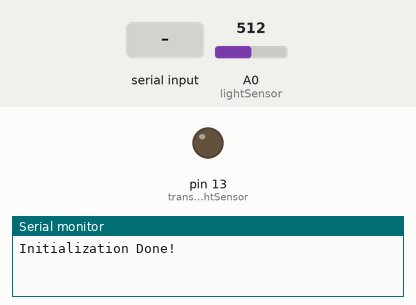
This sketch was run on a simulated Arduino Uno, built with avr-gcc and run on an emulated ATmega328P. Parts: output pins drawn as LEDs (lit = HIGH), the last lines printed to the serial monitor. The inputs (shaded band) are chosen by the test bench; at power-on: A0 (lightSensor) = 512.

Above: at 1.2 s.
1.3 s: "1\n" received over Serial
At 1.42 s:
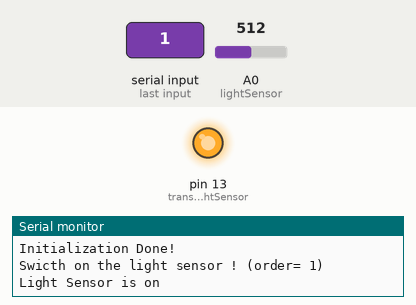
3.0 s: "90,45\n" received over Serial
Timing chart, 0 to 6.0 s (numbered marks = the images above; inputs shaded):
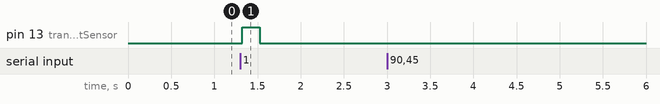

The sketch:

lightsensor_v2.ino
```cpp
#define DEBUG 1 //if you want to print on the serial monitor

int lightSensor = A0;    // select the input pin for the potentiometer
int transistorLightSensor = 13;      // select the pin for the LED
int lightSensorTimeResponse = 200; //wait 200 ms to have the steady value
int userOrder = 0;    // User input order on the serial command


void setup() {
  Serial.begin(9600);

  // Initialize all the pin:
  pinMode(lightSensor, INPUT);
  pinMode(transistorLightSensor,OUTPUT);
  digitalWrite(transistorLightSensor,LOW);


  if(DEBUG){
    Serial.println("Initialization Done!");
  }

}

void loop() {
  // read the value from the sensor:

  if(userOrder == 1)
  {
    digitalWrite(transistorLightSensor,HIGH);
    if(DEBUG){
      Serial.println("Light Sensor is on");
    }
    delay(lightSensorTimeResponse);

    if(DEBUG){
      Serial.print("Light Sensor value : ");
      Serial.println(lightValue());
    }
    userOrder=0;
    digitalWrite(transistorLightSensor,LOW);
  }

}

float lightValue(){
  int sensorValue= 0;
  for (int i=0;i<50;i++) {
    sensorValue += analogRead(lightSensor);
  }
  sensorValue = sensorValue/50;
  return (float)(1023-sensorValue)*10/sensorValue;;
}

void serialEvent()
{
  //Reading the user order on the serial only when the user enter something
  if(Serial.available())
  {
    char incomingDuty[5];
    memset(incomingDuty,'\0',5); //initialization of the string
    int index=0;
    while(Serial.available() > 0)
    {
    //Read character by character all the string written by the user
      incomingDuty[index]=Serial.read();
      delay(10);
      index++;
    }

    userOrder=atoi(incomingDuty);
    if(userOrder==1) //in order to prevent any mistake from the user
    {
      if(DEBUG){
        Serial.print("Swicth on the light sensor ! (order= ");
        Serial.print(userOrder);
        Serial.println(")");
      }
    }
    else {
      userOrder=0;
      if(DEBUG){
        Serial.println("False input");
      }
    }
  }

}
```

Measured:
- after the input at 1.3 s, pin 13 (transistorLightSensor): LOW → HIGH at once, → LOW 0.21 s later
